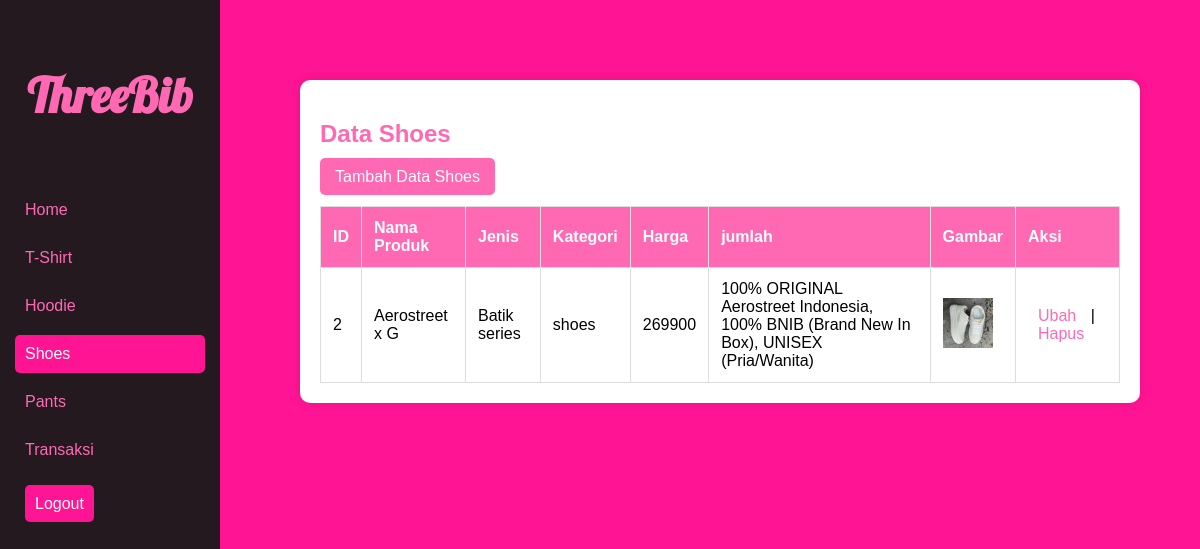
/admin.php?table=shoes (signed in), run on the app's committed database.
### tables this page shows
CREATE TABLE `shoes` (
  `id` int(11) NOT NULL,
  `nama` varchar(100) NOT NULL,
  `jenis` varchar(100) NOT NULL,
  `kategori` varchar(100) NOT NULL,
  `harga` int(11) NOT NULL,
  `detail` varchar(200) NOT NULL,
  `gambar` varchar(100) NOT NULL
);

### function.php (called while the page is built, shortened)
<?php
$conn = mysqli_connect("localhost", "root", "", "barang");
function query($query) {
    global $conn;
    $result = mysqli_query($conn, $query);
    $rows = [];
    while ($row = mysqli_fetch_assoc($result)) {
        $rows [] = $row;
    }
    return $rows;
};
?>

### admin.php (the view, shortened to what this page needs)
<?php
require 'function.php';
$table = isset($_GET['table']) ? $_GET['table'] : '';
$data = $table ? query("SELECT * FROM $table") : [];
?>
<!DOCTYPE html>
<html lang="en">
<head>
    <link rel="stylesheet" type="text/css" href="css/admin.css" />
</head>
<body>
    <header>
        <nav>
            <div class="nav-list">
                <div class="title">
                    <h1>ThreeBib</h1>
                </div>
                <ul>
                    <li><a class="<?= !$table ? 'active' : ''; ?>" href="admin.php">Home</a></li>
                    <li><a class="<?= $table === 'tshirt' ? 'active' : ''; ?>"href="admin.php?table=tshirt">T-Shirt</a></li>
                    <li><a class="<?= $table === 'hoodie' ? 'active' : ''; ?>" href="admin.php?table=hoodie">Hoodie</a></li>
                    <li><a class="<?= $table === 'shoes' ? 'active' : ''; ?>" href="admin.php?table=shoes">Shoes</a></li>
                    <li><a class="<?= $table === 'pants' ? 'active' : ''; ?>" href="admin.php?table=pants">Pants</a></li>
                    <li><a class="<?= $table === 'transaksi' ? 'active' : ''; ?>"href="admin.php?table=transaksi">Transaksi</a></li>
                </ul>
                <div class="logout">
                    <a href="logout.php">Logout</a>
                </div>
            </div>
        </nav>
    </header>
    <main>
        <?php if (!$table) : ?>
        <article class="welcome">
            <div class="container">
                <div class="desc">
                    <h1>Selamat Datang, Admin</h1>
                    <p>Pilih salah satu kategori dari menu di bawah untuk melihat data.</p>
                </div>
                <div class="option">
                    <ul>
                        <li>
                            <a href="admin.php?table=tshirt" class="btn"><i class="fa-solid fa-shirt"
                                    style="color: #ffffff;"></i> T-Shirt</a>
                        </li>
                        <li>
                            <a href="admin.php?table=hoodie" class="btn"><i class="fa-solid fa-seedling"
                                    style="color: #ffffff;"></i> Hoodie</a>
                        </li>
                        <li>
                            <a href="admin.php?table=pants" class="btn"><i class="fa-solid fa-box"
                                    style="color: #ffffff;"></i> Pants</a>
                        </li>
                        <li>
                            <a href="admin.php?table=shoes" class="btn"><i class="fa-solid fa-table-cells-large"
                                    style="color: #ffffff;"></i> Shoes</a>
                        </li>
                    </ul>
                </div>
            </div>
        </article>
        <?php else : ?>
        <article class="table">
            <div class="container">
                <div class="tablename">
                    <h1>Data <?= ucfirst($table); ?></h1>
                </div>
                <?php if ($table === 'transaksi') : ?>
                <div class="table">
                    <table>
                        <thead>
                            <tr>
                                <th>ID</th>
                                <th>Nama</th>
                                <th>Harga</th>
                                <th>Pemesan</th>
                                <th>Alamat</th>
                            </tr>
                        </thead>
                        <tbody>
                            <?php foreach ($data as $row) : ?>
                            <tr>
                                <td><?= $row['id']; ?></td>
                                <td><?= $row['nama']; ?></td>
                                <td><?= $row['harga']; ?></td>
                                <td><?= $row['pemesan']; ?></td>
                                <td><?= $row['alamat']; ?></td>
                            </tr>
                            <?php endforeach; ?>
                        </tbody>
                    </table>
                </div>
                <?php else : ?>
                <div class="insert">
                    <a href="tambah.php?table=<?= $table; ?>">Tambah Data <?= ucfirst($table); ?></a>
                </div>
                <div class="table">
                    <table>
                        <thead>
                            <tr>
                                <th>ID</th>
                                <th>Nama Produk</th>
                                <th>Jenis</th>
                                <th>Kategori</th>
                                <th>Harga</th>
                                <th>jumlah</th>
                                <th>Gambar</th>
                                <th>Aksi</th>
                            </tr>
                        </thead>
                        <tbody>
                            <?php foreach ($data as $row) : ?>
                            <tr>
                                <td><?= $row['id']; ?></td>
                                <td><?= $row['nama']; ?></td>
                                <td><?= $row['jenis']; ?></td>
                                <td><?= $row['kategori']; ?></td>
                                <td><?= $row['harga']; ?></td>
                                <td><?= $row['detail']; ?></td>
                                <td><img src="img/<?= $row['gambar']; ?>" width="50"></td>
                                <td class="aksi">
                                    <a href="ubah.php?id=<?= $row['id']; ?>&tabel=<?= $table; ?>">Ubah</a> |
                                    <a href="hapus.php?id=<?= $row['id']; ?>&tabel=<?= $table; ?>"
                                        onclick="return confirm('Yakin?')">Hapus</a>
                                </td>
                            </tr>
                            <?php endforeach; ?>
                        </tbody>
                    </table>
                </div>
                <?php endif; ?>
            </div>
        </article>
        <?php endif; ?>
    </main>
</body>
</html>

### css/admin.css (style rules this page uses)
body { font-family: Arial, sans-serif; margin: 0; padding: 0; background-color: #ff1493; }
header { background-color: #24191f; height: 100vh; width: 220px; position: fixed; }
.title { padding: 10px; }
.title h1 { font-family: "Lobster", cursive; font-size: 3rem; color: #ff69b4; text-align: center; }
nav { display: flex; flex-direction: column; }
.nav-list { padding: 15px; }
.nav-list ul { list-style: none; padding: 0; }
.nav-list ul li { margin: 10px 0; }
.nav-list ul li a { text-decoration: none; padding: 10px; display: block; color: #ff69b4; border-radius: 5px; transition: background-color 0.3s; }
.nav-list ul li a:hover, .nav-list ul li a.active { background-color: #ff1493; color: white; }
.logout { margin-top: auto; padding: 10px; }
.logout a { text-decoration: none; color: white; padding: 10px; background-color: #ff1493; border-radius: 5px; transition: background-color 0.3s; }
main { margin-left: 240px; padding: 60px; color: white; }
.table { margin-top: 20px; }
.table .container { background: #ffffff; padding: 20px; border-radius: 10px; box-shadow: 0 0 10px rgba(0, 0, 0, 0.1); }
.table .tablename h1 { color: #ff69b4; }
.table .insert a { background-color: #ff69b4; color: white; padding: 10px 15px; border-radius: 5px; text-decoration: none; transition: background-color 0.3s; }
table { width: 100%; border-collapse: collapse; margin-top: 20px; }
table, th, td { border: 1px solid #ddd; color: #000000; }
th, td { padding: 12px; text-align: left; }
th { background-color: #ff69b4; color: white; }
.aksi a { text-decoration: none; color: #ff69b4; padding: 5px 10px; border-radius: 3px; transition: background-color 0.3s, color 0.3s; }

### data on the page
shoes: id "2", nama "Aerostreet x G", jenis "Batik series", kategori "shoes", harga "269900", detail "100% ORIGINAL Aerostreet Indonesia, 100% BNIB (Brand New In Box), UNISEX (Pria/Wanita)", gambar (picture)

### other printed values
$table "Shoes"
